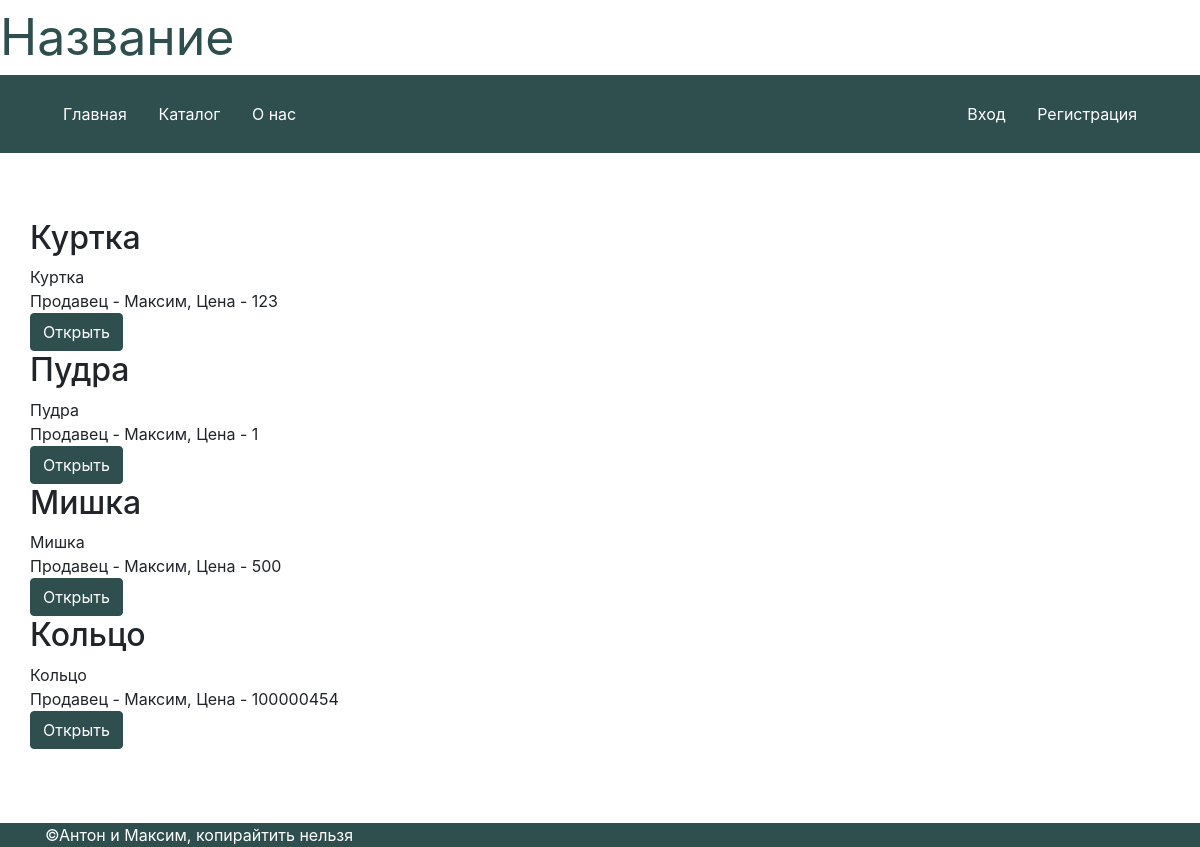
/catalog, run on the app's committed database.
### data/catalog.py (models this page shows)
class Product(SqlAlchemyBase):
    __tablename__ = 'catalog'
    id = sql.Column(sql.Integer, primary_key=True, autoincrement=True)
    name = sql.Column(sql.String)
    about = sql.Column(sql.String, nullable=True)
    size = sql.Column(sql.String, nullable=True)
    price = sql.Column(sql.Integer)
    sex = sql.Column(sql.String, default='all')
    category = sql.Column(sql.String)
    user_id = sql.Column(sql.Integer, sql.ForeignKey("users.id"))
    user = sql.orm.relation('User')
    created_date = sql.Column(sql.DateTime, default=datetime.datetime.now)

### data/users.py (models this page shows)
class User(SqlAlchemyBase, UserMixin):
    __tablename__ = 'users'
    id = sql.Column(sql.Integer, primary_key=True, autoincrement=True)
    surname = sql.Column(sql.String)
    name = sql.Column(sql.String)
    email = sql.Column(sql.String, index=True, nullable=True)
    phone = sql.Column(sql.Integer, index=True, nullable=True)
    address = sql.Column(sql.String, nullable=True)
    size = sql.Column(sql.String, nullable=True)
    sex = sql.Column(sql.String, nullable=True)
    login = sql.Column(sql.String)
    password = sql.Column(sql.String)
    created_date = sql.Column(sql.DateTime, default=datetime.datetime.now)
    status = sql.Column(sql.String, default='user')

### main.py (the view)
@app.route('/catalog')
def catalog():
    params = {}
    params['title'] = 'Товары'
    db_sess = db_session.create_session()
    params['products'] = db_sess.query(Product)
    return render_template('catalog.html', **params)

### data/db_session.py (called while the page is built)
def create_session() -> Session:
    global __factory
    return __factory()

### templates/catalog.html
{% extends "base.html" %}
{% block content %}
	{% for product in products %}
		<h2>{{ product.name }}</h2>
	    <div>
	        {{ product.about }}
	    </div>
	    <div>
	        Продавец - {{product.user.name}}, Цена - {{product.price}}
	    </div>
	    <a class="btn btn-outline-light" href="/">Открыть</a>
	{% endfor %}
{% endblock %}

### static/style.css (style rules this page uses)
:root { --color1: #2F4F4F; --color2: #D3D3D3; --bg-color: white; --danger-color1: red; --danger-color2: pink; }
.btn-outline-light { background-color: var(--color1); color: var(--bg-color); border-color: var(--color1); }

### data on the page
Product: name "Куртка", about "Куртка", user.name "Максим", price "123"
Product: name "Пудра", about "Пудра", user.name "Максим", price "1"
Product: name "Мишка", about "Мишка", user.name "Максим", price "500"
Product: name "Кольцо", about "Кольцо", user.name "Максим", price "100000454"
